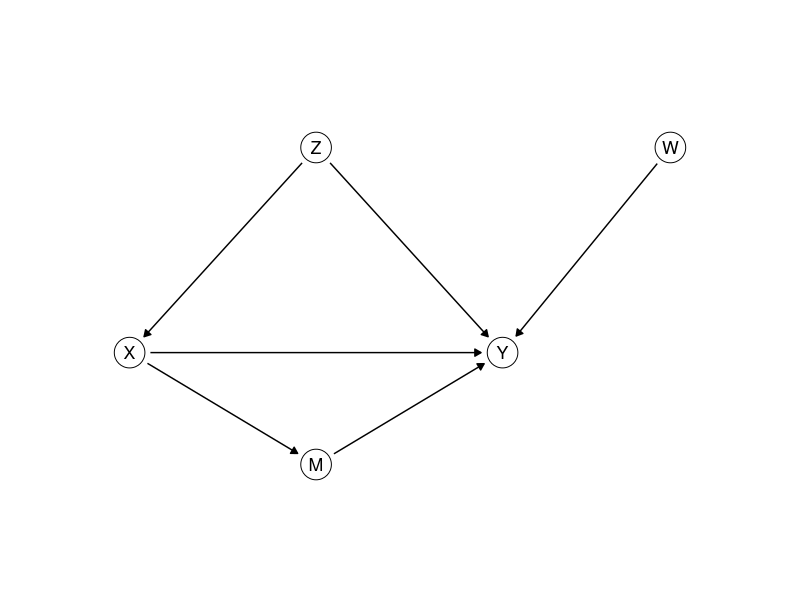
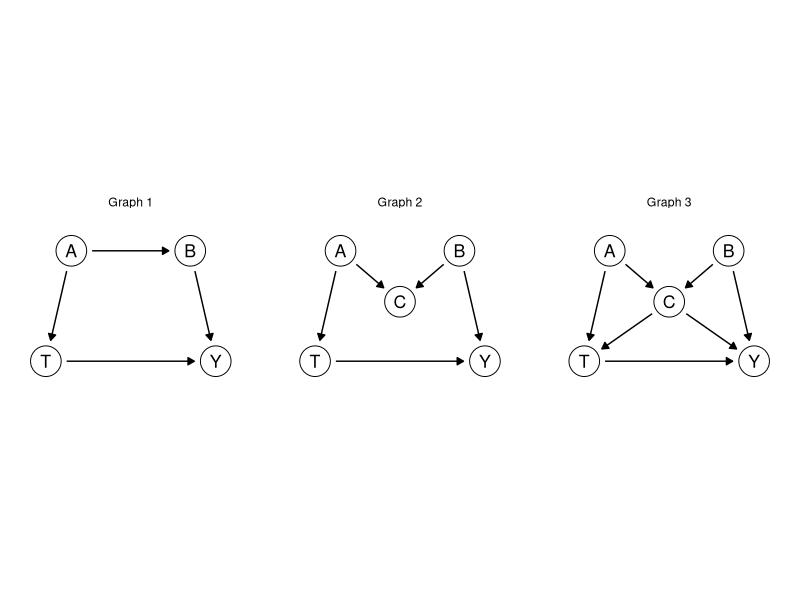

R code for these plots, in order:
## ---- chunk 1
library(ggplot2)
library(dplyr)
theme_set(theme_minimal())

# Causal graphs: letters in circles, one panel per value of `panel`. A circle's size is
# fixed on the page, in inches, while the figure's size decides how many inches a data
# unit is. draw_dag measures both on the graphics device open when it is called, and
# stops every arrow `gap` inches short of the circles.
draw_dag <- function(nodes, edges, xlim = c(-0.5, 2.5), ylim = c(-0.4, 1.4), gap = 0.05) {
  if (!"panel" %in% names(nodes)) { nodes$panel <- ""; edges$panel <- "" }
  dot <- 10; stroke <- 0.5; lw <- 0.5
  p <- ggplot() +
    geom_point(data = nodes, aes(x, y), size = dot, shape = 21, fill = "white", stroke = stroke) +
    geom_text(data = nodes, aes(x, y, label = name), size = 4.5) +
    facet_wrap(~ panel, nrow = 1) +
    coord_fixed(xlim = xlim, ylim = ylim) +
    theme_void()
  # inches per data unit: the panels share what the strips and spacing leave of the figure
  inch <- function(u, f) f(u, "in", valueOnly = TRUE)
  g <- ggplotGrob(p)
  pp <- ggplot_build(p)$layout$panel_params[[1]]
  per_unit <- min((dev.size("in")[1] - sum(inch(g$widths, grid::convertWidth))) /
                    (length(unique(nodes$panel)) * diff(pp$x.range)),
                  (dev.size("in")[2] - sum(inch(g$heights, grid::convertHeight))) / diff(pp$y.range))
  # R draws a circle of radius 0.375 times its font size (shape 21); outline included
  r <- 0.375 * (dot * .pt + stroke * .stroke / 2) / 72 + stroke * .stroke / 2 / 96 / 2
  e <- edges |>
    left_join(nodes, by = c("panel", "from" = "name")) |> rename(x0 = x, y0 = y) |>
    left_join(nodes, by = c("panel", "to" = "name")) |>
    mutate(len = sqrt((x - x0)^2 + (y - y0)^2), ux = (x - x0) / len, uy = (y - y0) / len,
           # the end also clears half the line width, which the rounded tip adds
           s0 = (r + gap) / per_unit, s1 = (r + gap + lw * .pt / 96 / 2) / per_unit,
           xs = x0 + s0 * ux, ys = y0 + s0 * uy, xe = x - s1 * ux, ye = y - s1 * uy)
  p + geom_segment(data = e, aes(x = xs, y = ys, xend = xe, yend = ye),
                   arrow = arrow(length = unit(0.18, "cm"), type = "closed"), linewidth = lw)
}
## ---- chunk 2
draw_dag(data.frame(name = c("Z", "X", "M", "Y", "W"),
                    x = c(1, 0, 1, 2, 2.9), y = c(1.1, 0, -0.6, 0, 1.1)),
         data.frame(from = c("Z", "Z", "X", "M", "X", "W"),
                    to = c("X", "Y", "M", "Y", "Y", "Y")),
         xlim = c(-0.5, 3.4), ylim = c(-0.9, 1.4))
## ---- chunk 3
n <- 10000
# program 1: X causes Y
X1 <- rnorm(n); Y1 <- 2 * X1 + rnorm(n)
# program 2: Z causes both
Z2 <- rnorm(n); X2 <- Z2 + rnorm(n); Y2 <- Z2 + rnorm(n)
# program 3: X causes Y through M
X3 <- sqrt(2) * rnorm(n); M3 <- X3 + sqrt(2) * rnorm(n); Y3 <- 0.5 * M3 + rnorm(n)
## ---- chunk 4
cells <- data.frame(Z = c(1, 1, 1, 1, 0, 0, 0, 0),
                    W = c(1, 1, 0, 0, 1, 1, 0, 0),
                    T = c(1, 0, 1, 0, 1, 0, 1, 0),
                    n = c(70, 30, 100, 100, 80, 120, 50, 450),
                    accidents = c(21, 12, 10, 15, 4, 18, 1, 18))
# In base R, T means TRUE; inside dplyr verbs, T is the column
riders <- bind_rows(
  cells |> mutate(Y = 1, count = accidents),
  cells |> mutate(Y = 0, count = n - accidents)
) |>
  select(Z, W, T, Y, count) |>
  tidyr::uncount(count)
nrow(riders)
## ---- chunk 5
graphs <- c("Graph 1", "Graph 2", "Graph 3")
nodes <- data.frame(panel = rep(graphs, times = c(4, 5, 5)),
                    name = c("T", "Y", "A", "B", rep(c("T", "Y", "A", "B", "C"), 2)),
                    x = c(0, 2, 0.3, 1.7, rep(c(0, 2, 0.3, 1.7, 1), 2)),
                    y = c(0, 0, 1.3, 1.3, rep(c(0, 0, 1.3, 1.3, 0.7), 2)))
edges <- data.frame(panel = rep(graphs, times = c(4, 5, 7)),
                    from = c("A", "A", "B", "T",
                             "A", "A", "B", "B", "T",
                             "A", "A", "B", "B", "T", "C", "C"),
                    to = c("T", "B", "Y", "Y",
                           "T", "C", "C", "Y", "Y",
                           "T", "C", "C", "Y", "Y", "T", "Y"))
draw_dag(nodes, edges, xlim = c(-0.4, 2.4), ylim = c(-0.4, 1.7))
